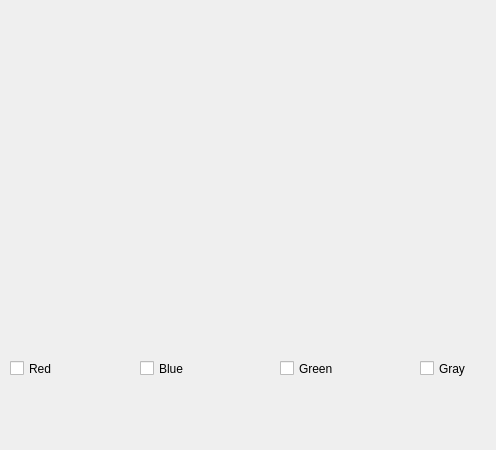
<?xml version="1.0" encoding="UTF-8"?>
<ui version="4.0">
 <class>histograma</class>
 <widget class="QWidget" name="histograma">
  <property name="geometry">
   <rect>
    <x>0</x>
    <y>0</y>
    <width>496</width>
    <height>450</height>
   </rect>
  </property>
  <property name="windowTitle">
   <string>Form</string>
  </property>
  <widget class="QCustomPlot" name="customPlot" native="true">
   <property name="geometry">
    <rect>
     <x>29</x>
     <y>29</y>
     <width>441</width>
     <height>261</height>
    </rect>
   </property>
  </widget>
  <widget class="QCheckBox" name="red">
   <property name="geometry">
    <rect>
     <x>10</x>
     <y>360</y>
     <width>70</width>
     <height>17</height>
    </rect>
   </property>
   <property name="text">
    <string>Red</string>
   </property>
   <property name="autoExclusive">
    <bool>true</bool>
   </property>
  </widget>
  <widget class="QCheckBox" name="green">
   <property name="geometry">
    <rect>
     <x>280</x>
     <y>360</y>
     <width>70</width>
     <height>17</height>
    </rect>
   </property>
   <property name="text">
    <string>Green</string>
   </property>
   <property name="autoExclusive">
    <bool>true</bool>
   </property>
  </widget>
  <widget class="QCheckBox" name="gray">
   <property name="geometry">
    <rect>
     <x>420</x>
     <y>360</y>
     <width>70</width>
     <height>17</height>
    </rect>
   </property>
   <property name="text">
    <string>Gray</string>
   </property>
   <property name="autoExclusive">
    <bool>true</bool>
   </property>
  </widget>
  <widget class="QCheckBox" name="blue">
   <property name="geometry">
    <rect>
     <x>140</x>
     <y>360</y>
     <width>70</width>
     <height>17</height>
    </rect>
   </property>
   <property name="text">
    <string>Blue</string>
   </property>
   <property name="autoExclusive">
    <bool>true</bool>
   </property>
  </widget>
 </widget>
 <customwidgets>
  <customwidget>
   <class>QCustomPlot</class>
   <extends>QWidget</extends>
   <header>qcustomplot.h</header>
   <container>1</container>
  </customwidget>
 </customwidgets>
 <resources/>
 <connections/>
</ui>
